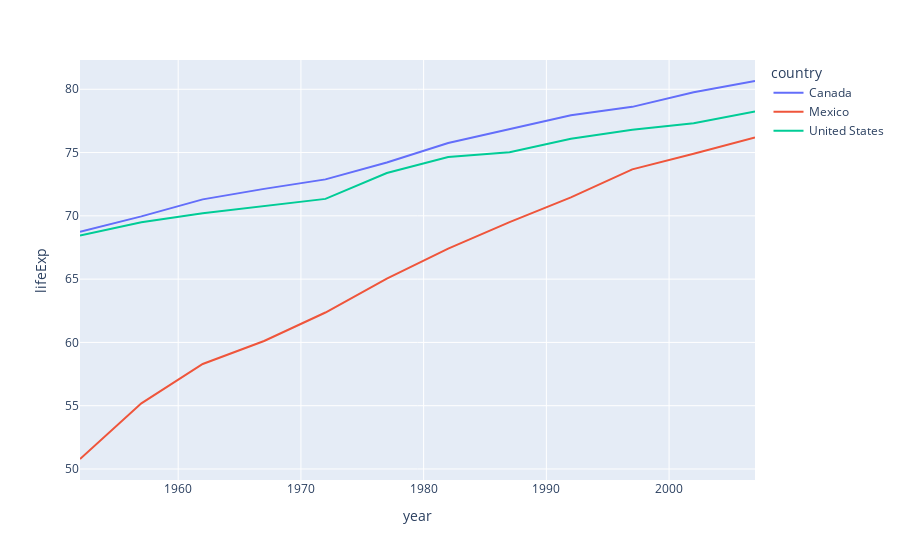

Notebook cell for this chart:
### Code cell
px.line(df.loc[df['country'].isin(['Canada', 'Mexico', 'United States'])],
    x = 'year',
    y = 'lifeExp',
    color = 'country')

### Figure 1 — Plotly figure (JSON) as saved in the notebook; plotly's stock layout.template omitted (floating-point values rounded to 4 significant figures)
{"data": [{"hovertemplate": "country=Canada<br>year=%{x}<br>lifeExp=%{y}<extra></extra>", "legendgroup": "Canada", "line": {"color": "#636efa", "dash": "solid"}, "marker": {"symbol": "circle"}, "mode": "lines", "name": "Canada", "orientation": "v", "showlegend": true, "type": "scatter", "x": [1952, 1957, 1962, 1967, 1972, 1977, 1982, 1987, 1992, 1997, 2002, 2007], "xaxis": "x", "y": [68.75, 69.96, 71.3, 72.13, 72.88, 74.21, 75.76, 76.86, 77.95, 78.61, 79.77, 80.65], "yaxis": "y"}, {"hovertemplate": "country=Mexico<br>year=%{x}<br>lifeExp=%{y}<extra></extra>", "legendgroup": "Mexico", "line": {"color": "#EF553B", "dash": "solid"}, "marker": {"symbol": "circle"}, "mode": "lines", "name": "Mexico", "orientation": "v", "showlegend": true, "type": "scatter", "x": [1952, 1957, 1962, 1967, 1972, 1977, 1982, 1987, 1992, 1997, 2002, 2007], "xaxis": "x", "y": [50.79, 55.19, 58.3, 60.11, 62.36, 65.03, 67.41, 69.5, 71.45, 73.67, 74.9, 76.19], "yaxis": "y"}, {"hovertemplate": "country=United States<br>year=%{x}<br>lifeExp=%{y}<extra></extra>", "legendgroup": "United States", "line": {"color": "#00cc96", "dash": "solid"}, "marker": {"symbol": "circle"}, "mode": "lines", "name": "United States", "orientation": "v", "showlegend": true, "type": "scatter", "x": [1952, 1957, 1962, 1967, 1972, 1977, 1982, 1987, 1992, 1997, 2002, 2007], "xaxis": "x", "y": [68.44, 69.49, 70.21, 70.76, 71.34, 73.38, 74.65, 75.02, 76.09, 76.81, 77.31, 78.24], "yaxis": "y"}], "layout": {"legend": {"title": {"text": "country"}, "tracegroupgap": 0}, "margin": {"t": 60}, "xaxis": {"anchor": "y", "domain": [0, 1], "title": {"text": "year"}}, "yaxis": {"anchor": "x", "domain": [0, 1], "title": {"text": "lifeExp"}}}}
